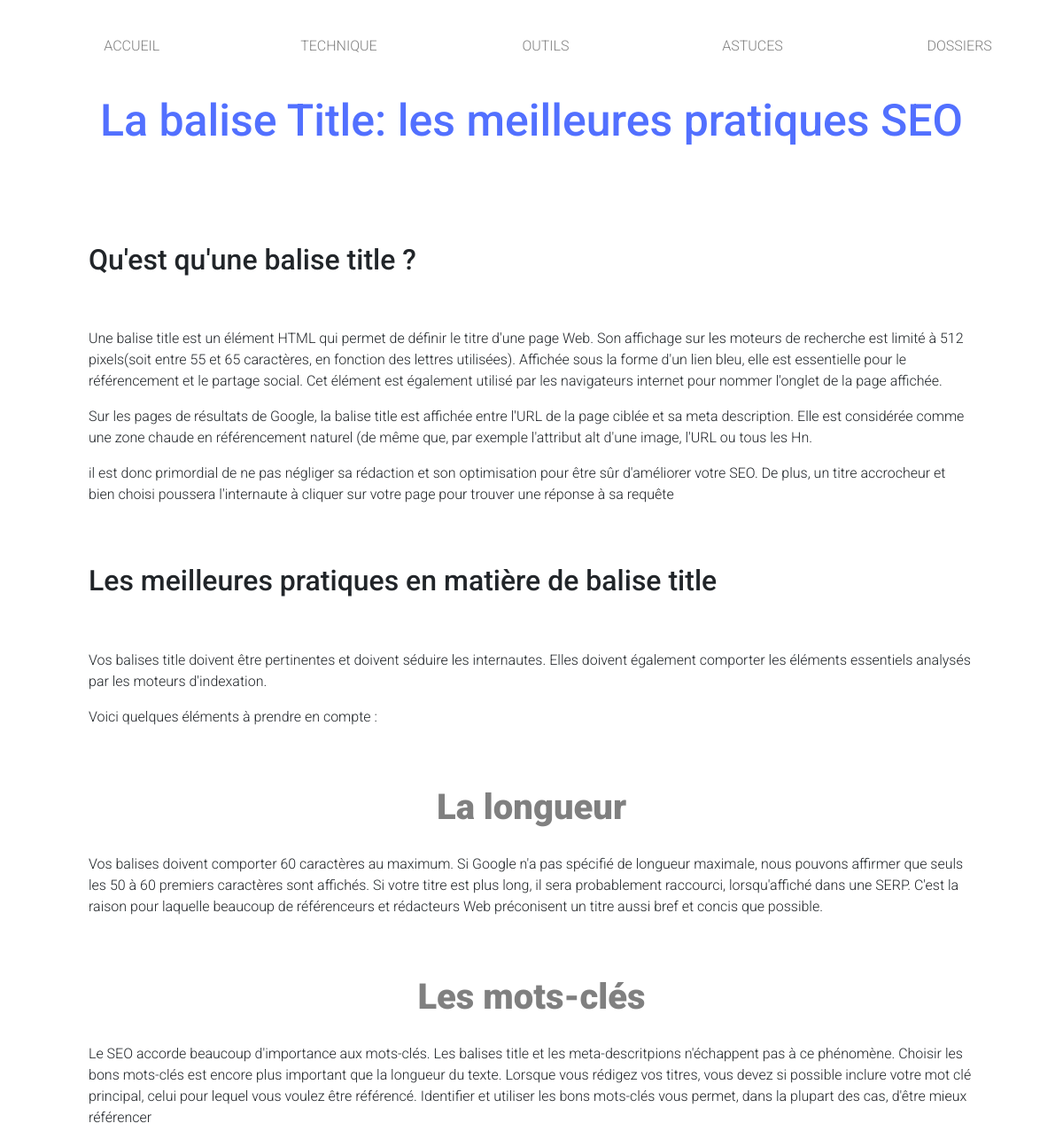
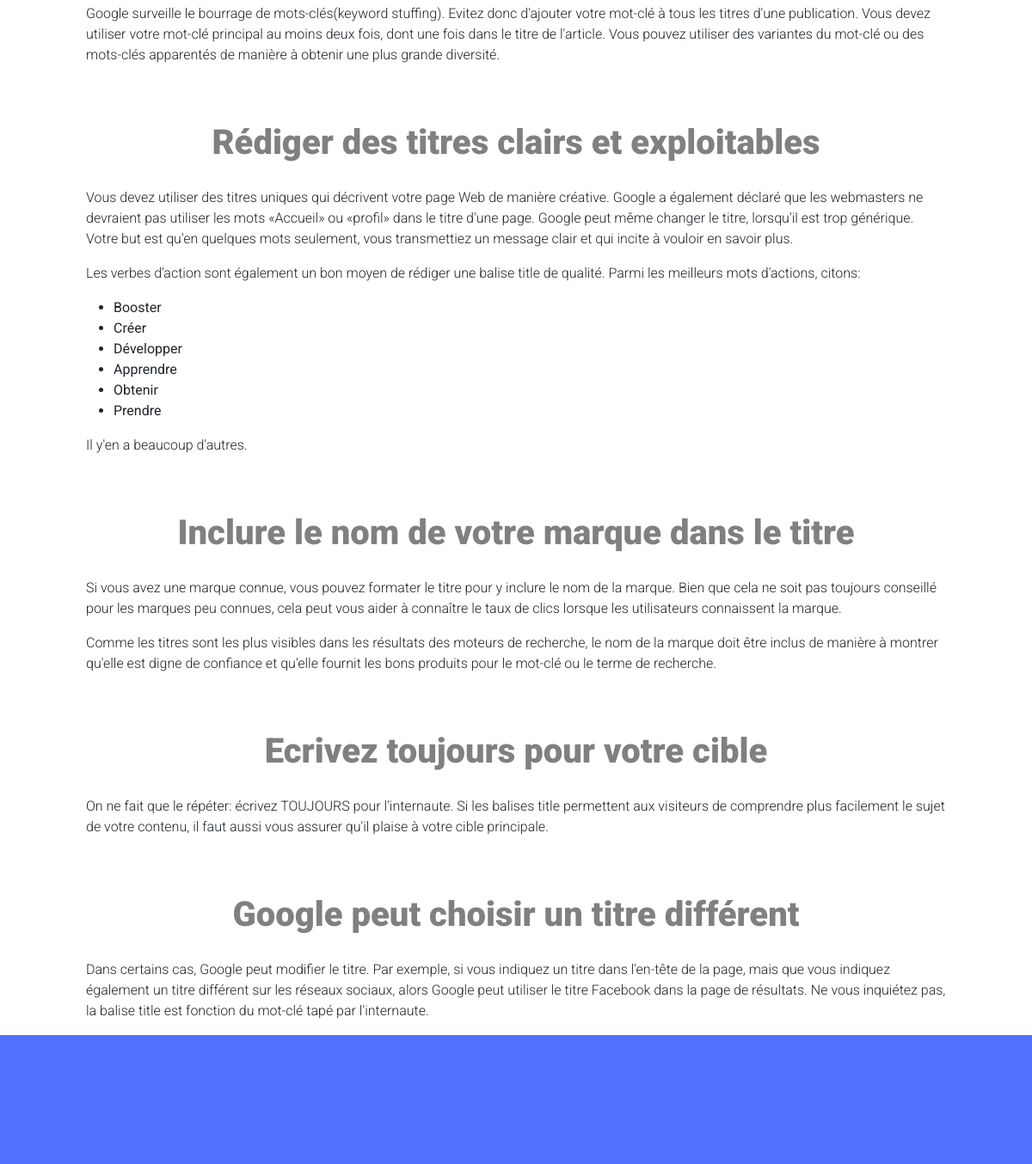
The page /otherPage/articles/article.php?id=11 on the database its author committed (2 pictures, top to bottom).
### tables this page shows
CREATE TABLE `article` (
  `id` bigint NOT NULL,
  `title` text NOT NULL,
  `subtitle` text NOT NULL,
  `category_id` bigint NOT NULL,
  `content` text NOT NULL,
  `image_url` text NOT NULL,
  `image_alt` text NOT NULL,
  `rewriting_url` text NOT NULL
);

### request/request.php (called while the page is built, shortened)
<?php
try{
    $bdd = new PDO('mysql:host=localhost; dbname=SEO_articles', 'root', 'root');
}
catch(Exception $e){
    die('Erreur :'.$e->getMessage());
}
if ($type=="article") {
    $req = $bdd -> query("SELECT id, title, subtitle, category_id, content, image_url, image_alt, rewriting_url
                          FROM article
                          WHERE id=" .$_ENV['id']);
    $result = $req -> fetch();
}

### otherPage/articles/article.php (the view, shortened to what this page needs)
<?php
    $type="article";
    include('../../request/request.php');
?>
<!DOCTYPE html>
<html lang="fr">
<head>
<link href="https://cdn.jsdelivr.net/npm/bootstrap@5.1.3/dist/css/bootstrap.min.css" rel="stylesheet">
</head>
<body>
    <header>
        <?php
            include("../../component/navbar.php");
        ?>
        <h1>
            <?php
                echo $result['title'];
            ?>
        </h1>
    </header>
    <main>
    <?php echo $result['content']; ?>
    </main>
    <footer></footer>
</body>
</html>

### otherPage/articles/article.php (style rules this page uses)
body { font-family: 'Roboto', sans-serif; }
main { width: 1000px; display: block; margin: 0 auto; }
h1 { font-size: 50px; color: #5270ff; text-align: center; padding-bottom: 50px; }
h2 { padding: 50px 0; }
h3 { text-align: center; font-size: 40px; color: grey; font-weight: 900; padding: 50px 0 20px 0; }
p { font-weight: 300; }
footer { width:100%; height: 150px; background-color: #5270ff; }

### rows shown on the page
article: title "La balise Title: les meilleures pratiques SEO", content "Qu'est qu'une balise title ? Une balise title est un élément HTML qui permet de définir le titre d'une page Web. Son affichage sur les moteurs de recherche est limité à 512 pixels(soit entre 55 et 65 caractères, en fonction des lettres utilisées). Affichée sous la forme d'un lien bleu, elle est essentielle pour le référencement et le partage social. Cet élément est également utilisé par les navigateurs internet pour nommer l'onglet de la page affichée. Sur les pages de résultats de Google, la balise title est affichée entre l'URL de la page ciblée et sa meta description. Elle est considérée comme une zone chaude en référencement naturel (de même que, par exemple l'attribut alt d'une image,…"
